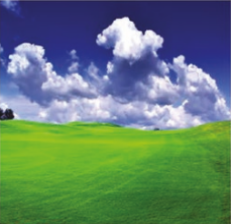
#> input picture images/nature.png, 231 x 224 px
$ jupyter execute part3_feature_extraction.ipynb
#> lines starting #> are read from the running program, lines starting #| are printed output that depends on the picture; long printed decimals are rounded
# Feature Extraction Methods

## Imports

[cell 1]
import cv2
import numpy as np
import matplotlib.pyplot as plt
import skimage.feature as sk

## Histogram

### Grayscale Histogram

[cell 2]
# Read an image and convert it to grayscale
image = cv2.imread("images/nature.png")
#> image is the input picture: shape (224, 231, 3); mean B, G, R 111.4, 127.5, 97.3
image = cv2.cvtColor(image, cv2.COLOR_BGR2GRAY)
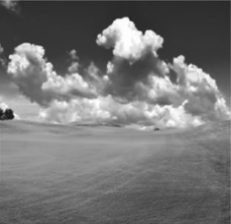
#> image: shape (224, 231); min 25, max 255, mean 116.6

# calculate histogram
hist = cv2.calcHist(images = [image], channels = [0], mask = None, histSize = [256], ranges = [0,255])
#> hist = 256 values, max 1179 at index 54, min 0 at index 0, mean 202.1

# Plot original image and histogram graph
plt.figure(figsize=(12, 6))

plt.subplot(1, 2, 1)
plt.imshow(image, cmap='gray')
plt.title("Original Image")
plt.axis("off")

plt.subplot(1, 2, 2)
plt.title("Grayscale Histogram")
plt.xlabel("Bins")
plt.ylabel("Number of Pixels")
plt.plot(hist)
plt.show()
#> figure, not shown here; panel 2: curve peaks at x = 54, y = 1179

### RGB Color Histogram

[cell 3]
# Read a color image
image = cv2.imread("images/nature.png")

#Remember OpenCV stores color in BGR sequence instead of RBG.
colors = ("blue", "green", "red")
# calculate histogram
for i, color in enumerate(colors):
    hist = cv2.calcHist(images=[image], channels=[i], mask=None, histSize=[32], ranges=[0,256])
    # Plot histogram graph
    plt.plot(hist, color=color)

# Plot histogram graph
plt.title("Color Histogram")
plt.xlabel("Bins")
plt.ylabel("Number of Pixels")
plt.show()
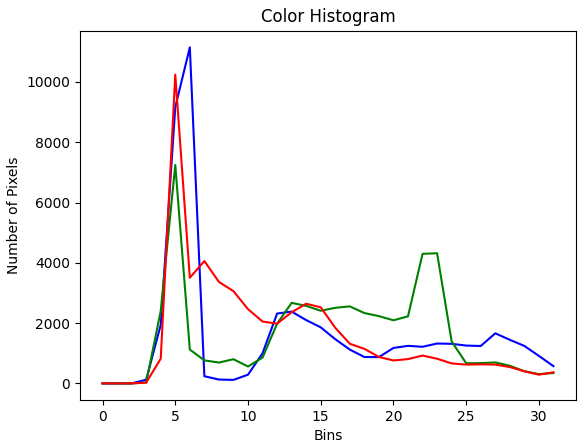
#> figure drawn by matplotlib, 1 panel; curve peaks at x = 6, y = 11147; curve peaks at x = 5, y = 7247; curve peaks at x = 5, y = 10243

# plot original image
plt.title("Original Color Image")
plt.axis("off")
plt.imshow(cv2.cvtColor(image, cv2.COLOR_BGR2RGB))

### Histogram Equalizer

[cell 4]
# Read an image and convert it into grayscale
image = cv2.imread("images/nature.png")
image = cv2.cvtColor(image, cv2.COLOR_BGR2GRAY)

# calculate histogram of the original image
hist = cv2.calcHist([image], [0], None, [256], [0,255])

equalizedImage = cv2.equalizeHist(image)
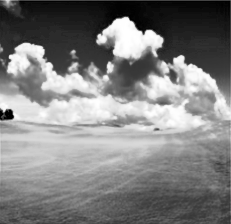
#> equalizedImage: shape (224, 231); min 0, max 255, mean 128.4

# calculate histogram of the original image
histEqualized = cv2.calcHist([equalizedImage], [0], None, [256], [0,255])
#> histEqualized = 256 values, max 1179 at index 43, min 0 at index 3, mean 201.5

# plot on one row the original and it's histogram and the equalized image and it's histogram on another row
plt.figure(figsize=(12, 8))
plt.subplot(2, 2, 1)
plt.imshow(cv2.cvtColor(image, cv2.COLOR_BGR2RGB))
plt.title("Original Image")
plt.axis("off")

plt.subplot(2, 2, 2)
plt.plot(hist)
plt.title("Histogram of Original Image")
plt.xlabel("Bins")
plt.ylabel("Number of Pixels")

plt.subplot(2, 2, 3)
plt.imshow(cv2.cvtColor(equalizedImage, cv2.COLOR_BGR2RGB))
plt.title("Equalized Image")
plt.axis("off")

plt.subplot(2, 2, 4)
plt.plot(histEqualized)
plt.title("Histogram of Equalized Image")
plt.xlabel("Bins")
plt.ylabel("Number of Pixels")

plt.tight_layout()
plt.show()
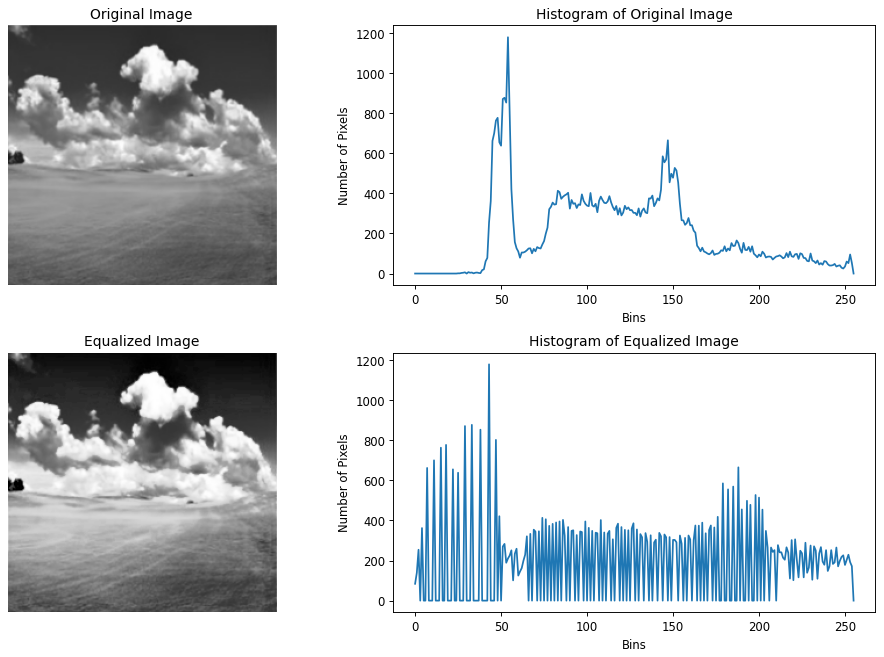
#> figure drawn by matplotlib, 4 panels; panel 2: curve peaks at x = 54, y = 1179; panel 4: curve peaks at x = 43, y = 1179

## GLCM

### GLCM Calculation

[cell 5]
#Read an image from the disk and convert it into grayscale
image = cv2.imread("images/nature.png")
image = cv2.cvtColor(image, cv2.COLOR_BGR2GRAY)

#Calculate GLCM of the grayscale image
glcm = sk.graycomatrix(image=image, distances=[2], angles=[0, np.pi/2])
print(glcm)
#> (printed output is left out)

# show the glcm in a more readable format and the original image
plt.figure(figsize=(12, 6))
plt.subplot(1, 2, 1)
plt.imshow(image, cmap='gray')
plt.title("Original Image")
plt.axis("off")

plt.subplot(1, 2, 2)
plt.imshow(glcm[:, :, 0, 0], cmap='gray')
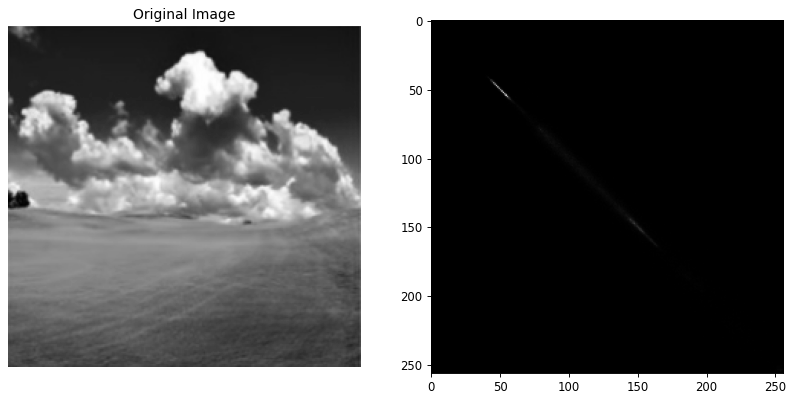
#> figure drawn by matplotlib, 2 panels

### Calculation of Image Statistics

[cell 6]
#Read an image from the disk and convert it into grayscale
image = cv2.imread("images/nature.png")
image = cv2.cvtColor(image, cv2.COLOR_BGR2GRAY)

#Calculate GLCM of the grayscale image
glcm = sk.graycomatrix(image=image, distances=[2], angles=[0, np.pi/2])
#Calculate Contrast
contrast = sk.graycoprops(glcm)
#> contrast = [[202.5, 279.7]]
print("Contrast:",contrast)
#| Contrast: [[202.487 279.703 ]]

#Calculate 'dissimilarity'
dissimilarity = sk.graycoprops(glcm, prop='dissimilarity')
#> dissimilarity = [[6.22, 8.62]]
print("Dissimilarity: ", dissimilarity)
#| Dissimilarity:  [[6.223 8.623]]

#Calculate 'homogeneity'
homogeneity = sk.graycoprops(glcm, prop='homogeneity')
#> homogeneity = [[0.372, 0.253]]
print("Homogeneity: ", homogeneity)
#| Homogeneity:  [[0.3725 0.2534]]

#Calculate 'ASM'
ASM = sk.graycoprops(glcm, prop='ASM')
#> ASM = [[0.00187, 0.00133]]
print("ASM: ", ASM)
#| ASM:  [[0.001871 0.001326]]

#Calculate 'energy'
energy = sk.graycoprops(glcm, prop='energy')
#> energy = [[0.0433, 0.0364]]
print("Energy: ", energy)
#| Energy:  [[0.04326 0.03641]]

#Calculate 'correlation'
correlation = sk.graycoprops(glcm, prop='correlation')
#> correlation = [[0.961, 0.946]]
print("Correlation: ", correlation)
#| Correlation:  [[0.9612  0.9463]]

## HOGs

[cell 7]
#Load an image from the disk
image = cv2.imread("images/obama_with_people.png", cv2.IMREAD_GRAYSCALE)
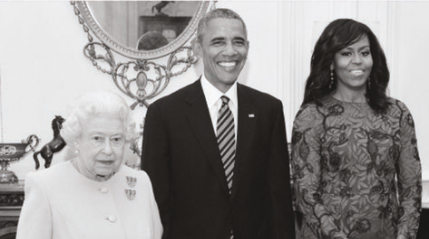
#> input picture images/obama_with_people.png, 429 x 239 px
#> image: shape (239, 429); min 21, max 251, mean 144.2
#Resize the image.
# image = cv2.resize(image,(int(image.shape[0]/5),int(image.shape[1]/5)))

# HOG calculation
(HOG, hogImage) = sk.hog(image=image,
                        orientations=9,
                        pixels_per_cell=(8, 8),
                        cells_per_block=(2, 2),
                        visualize=True,
                        transform_sqrt=True,
                        block_norm="L2-Hys",
                        feature_vector=True)
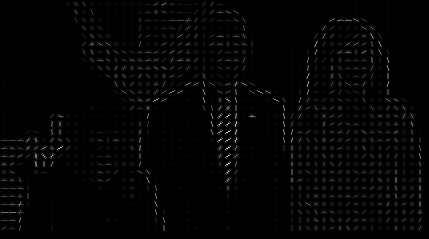
#> hogImage: shape (239, 429) float64; min 0, max 4.33, mean 0.0752; drawn with min black and max white

print("Image Dimension",image.shape)
#| Image Dimension (239, 429)
print("Feature Vector Dimension:", HOG.shape)
#| Feature Vector Dimension: (52416,)

#showing the original and HOG images
plt.figure(figsize=(12, 6))
plt.subplot(1, 2, 1)
plt.imshow(cv2.cvtColor(image, cv2.COLOR_BGR2RGB))
plt.title("Original Image")
plt.axis("off")

plt.subplot(1, 2, 2)
plt.imshow(hogImage, cmap="gray")
plt.title("HOG Image")
plt.axis("off")

plt.show()
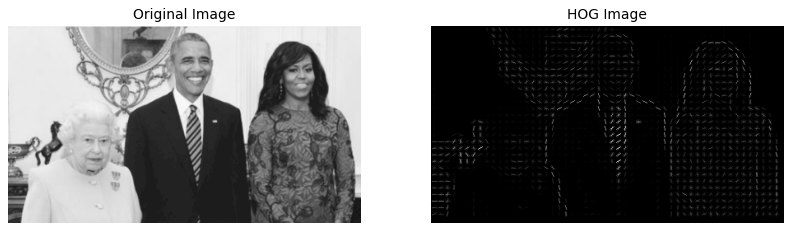
#> figure drawn by matplotlib, 2 panels

## LBP

[cell 8]
#Load an image from the disk, resize and convert to grayscale
image = cv2.imread("images/obama_with_people.png")
#> image is the input picture: shape (239, 429, 3); mean B, G, R 143.1, 143.9, 145.9
# image = cv2.resize(image, (int(image.shape[0]/5), int(image.shape[1]/5)))
image = cv2.cvtColor(image, cv2.COLOR_BGR2GRAY)
#> image: shape (239, 429)

# calculate Histogram of original image and plot it
originalHist = cv2.calcHist(images=image, channels=[0], mask=None, histSize=[256], ranges=[0,256])
#> originalHist = 256 values, max 78 at index 241, min 0 at index 0, mean 1.68

# Calculate LBP image and histogram over the LBP, then plot the histogram
radius = 3
points = 3*8
# LBP calculation
lbp = sk.local_binary_pattern(image, points, radius, method='default')
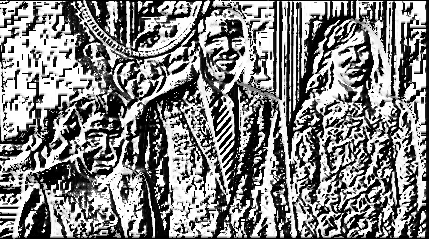
#> lbp: shape (239, 429) float64; min 0, max 16777215, mean 8627514.2; drawn with min black and max white
"""
Notice that we use NumPy histogram() function. If you try to use the cv2.calcHist() function for the LBP image,
you will receive an error message saying “-210 Unsupported format or combination of formats.”
This is because the output format of local_binary_pattern() is different and not supported by OpenCV calcHist() function.
For that reason, we are using NumPy histogram() function
"""
lbpHist, _ = np.histogram(a=lbp, density=True, bins=256, range=(0, 256))
#> lbpHist = 256 values, max 0.511 at index 0, min 0 at index 10, mean 0.00391

# Showing the histogram of original image and LBP image
plt.figure(figsize=(12, 6))
plt.subplot(1, 2, 1)
plt.plot(originalHist, color='r')
plt.title("Histogram of Original Image")
plt.xlabel("Bins")
plt.ylabel("Number of Pixels")

plt.subplot(1, 2, 2)
plt.plot(lbpHist, color='g')
plt.title("Histogram of LBP Image")
plt.xlabel("Bins")
plt.ylabel("Number of Pixels")

plt.show()
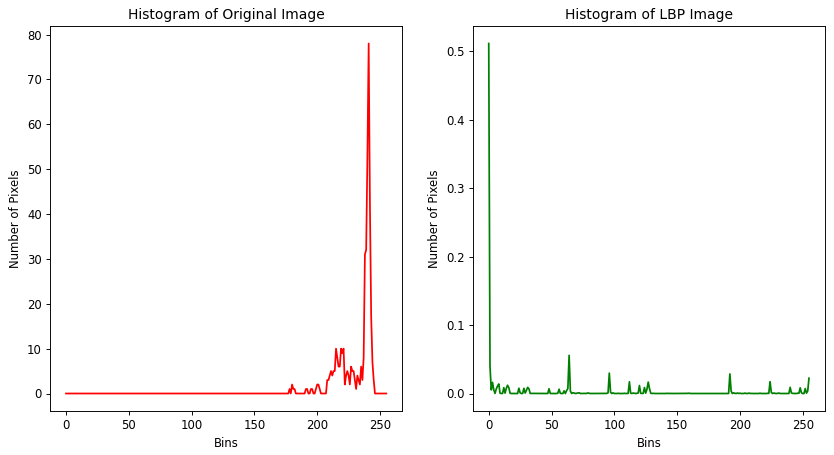
#> figure drawn by matplotlib, 2 panels; panel 1: curve peaks at x = 241, y = 78; panel 2: curve peaks at x = 0, y = 0.511

# showing the original and LBP images
plt.figure(figsize=(12, 6))
plt.subplot(1, 2, 1)
plt.imshow(image, cmap="gray")
plt.title("Original Image")
plt.axis("off")

plt.subplot(1, 2, 2)
plt.imshow(lbp, cmap="gray")
plt.title("LBP Image")
plt.axis("off")

plt.show()
